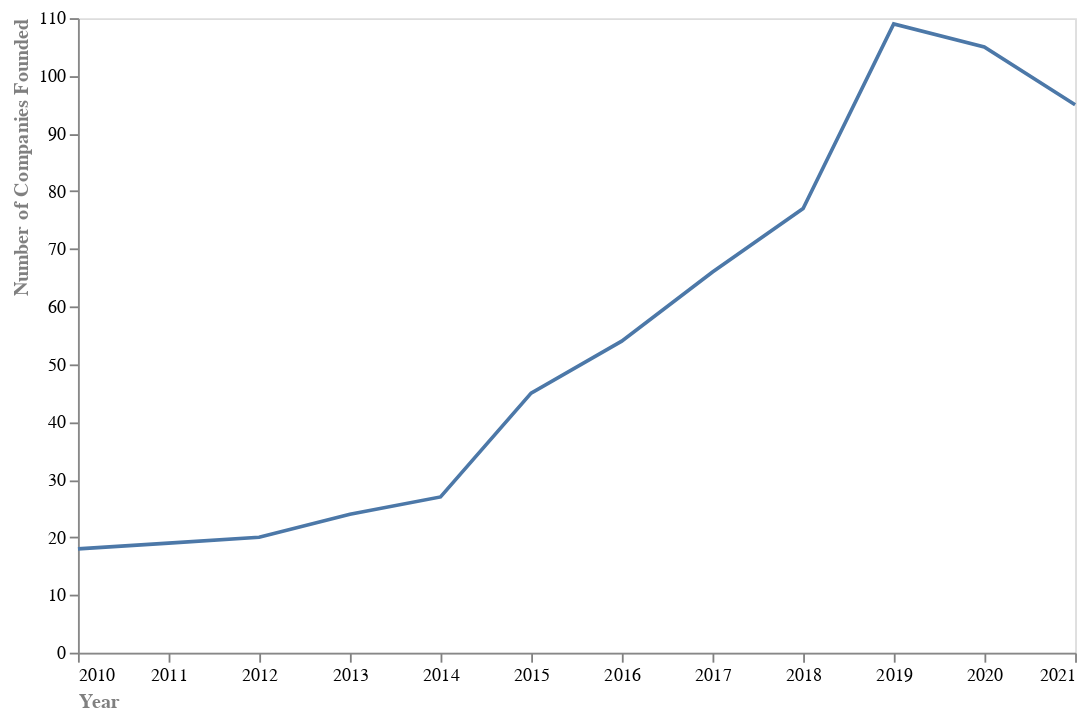

Notebook source saved alongside this figure:
### Markdown cell above
## Plot Dataframe with companies founded by year

### Code cell
# Convert year founded to datetime

df_founded['Year Founded'] = pd.to_datetime(df_founded['Year Founded'], format='%Y')

# Plotting line chart

line_chart = alt.Chart(df_founded
).mark_line().encode(
    x=alt.X('Year Founded').axis(
        title = "Year",
        titleColor = 'grey',
        titleAnchor='start',
        labelAngle = 0,
        grid = False,
        tickColor= 'grey'), 
    y= alt.Y('Number of Companies Founded').axis(
        title ='Number of Companies Founded',
        titleColor= 'grey',
        titleAnchor='end',
        grid = False, 
        tickColor= 'grey', 
    ),
    strokeWidth = alt.value(2)
).properties(
    width = 550,
    height = 350
)

line_chart

### Figure 1 — Vega-Lite specification as saved in the notebook (floating-point values rounded to 4 significant figures)
{"config": {"view": {"continuousWidth": 300, "continuousHeight": 300}}, "data": {"name": "data-d7397ad60054839fa363884e9ae28b63"}, "mark": {"type": "line"}, "encoding": {"strokeWidth": {"value": 2}, "x": {"axis": {"title": "Year", "titleColor": "grey", "titleAnchor": "start", "labelAngle": 0, "grid": false, "tickColor": "grey"}, "field": "Year Founded", "type": "temporal"}, "y": {"axis": {"title": "Number of Companies Founded", "titleColor": "grey", "titleAnchor": "end", "grid": false, "tickColor": "grey"}, "field": "Number of Companies Founded", "type": "quantitative"}}, "height": 350, "width": 550, "$schema": "https://vega.github.io/schema/vega-lite/v5.16.3.json", "datasets": {"data-d7397ad60054839fa363884e9ae28b63": [{"Year Founded": "2010-01-01T00:00:00", "Number of Companies Founded": 18}, {"Year Founded": "2011-01-01T00:00:00", "Number of Companies Founded": 19}, {"Year Founded": "2012-01-01T00:00:00", "Number of Companies Founded": 20}, {"Year Founded": "2013-01-01T00:00:00", "Number of Companies Founded": 24}, {"Year Founded": "2014-01-01T00:00:00", "Number of Companies Founded": 27}, {"Year Founded": "2015-01-01T00:00:00", "Number of Companies Founded": 45}, {"Year Founded": "2016-01-01T00:00:00", "Number of Companies Founded": 54}, {"Year Founded": "2017-01-01T00:00:00", "Number of Companies Founded": 66}, {"Year Founded": "2018-01-01T00:00:00", "Number of Companies Founded": 77}, {"Year Founded": "2019-01-01T00:00:00", "Number of Companies Founded": 109}, {"Year Founded": "2020-01-01T00:00:00", "Number of Companies Founded": 105}, {"Year Founded": "2021-01-01T00:00:00", "Number of Companies Founded": 95}]}}
